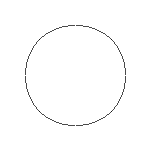
Frame 1 (no input)
Frame 60 (the mouse pressed at the canvas centre just before this capture): identical to frame 1, image omitted
Frame 120 (the mouse held since frame 60 and released just before this capture): identical to frame 1, image omitted

The Processing sketch that drew this single still picture (run headless with seeded random() and noise(); from frame 60 on, the mouse is pressed at the canvas centre):

// Processing sketch: PuntoMedioConClases
// ── PuntoMedioConClases.pde
MP kp;
void setup(){
size(150,150);
background(255);
kp=new MP();
}
void draw(){
kp.d();
}

// ── MP.pde
class MP{
int r=50, x=0, y=r, Po=(5/4)-r;
void d(){
  while(x<y) { 
  if(Po<0) { 
    Po=Po+((2*x)+1); 
  } 
  else { 
    Po=Po+(2*x)+1-(2*y); 
   y--; 
 } 
  x++; 
  point(75+x,75+y);
   point(75-x,75-y);
    point(75+x,75-y);
     point(75-x,75+y);
      point(75-y,75+x);
     point(75+y,75-x);
    point(75-y,75-x);
   point(75+y,75+x);
  }
 } 
}
